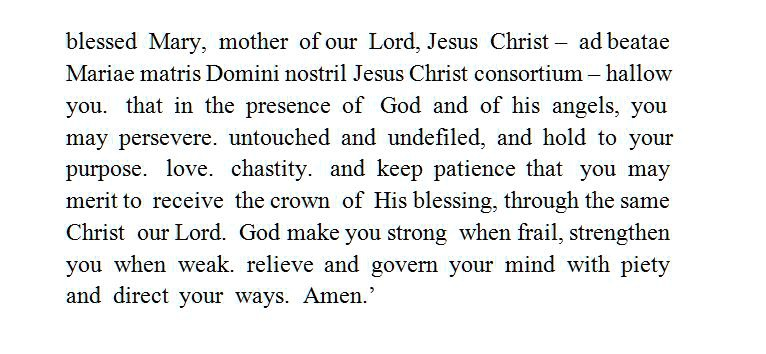
#> input picture image/aug_cleaned/aug_241-shruthi_15.jpeg, 766 x 354 px, found by its file name
$ jupyter execute --allow-errors Deskewing.ipynb   (shell and % lines are left out)
#> lines starting #> are read from the running program, lines starting #| are printed output that depends on the picture
## Rotate images properly

[cell 1]
import cv2
import numpy as np
from skimage import io
from skimage.transform import rotate, AffineTransform, warp
import matplotlib.pyplot as plt
import random
import seaborn as sns
from skimage import img_as_ubyte
import os
import math
from skimage.util import random_noise
from scipy import signal
from sklearn.model_selection import train_test_split
from sklearn.linear_model import LinearRegression

# from tensorflow.keras.models import Model
# from tensorflow.keras.layers import Conv2D, MaxPooling2D, UpSampling2D, Dropout, BatchNormalization, Input
# from tensorflow.keras.callbacks import EarlyStopping

sns.set()

#> (a cell that did not finish here is left out)

#> (a cell that did not finish here is left out)

#> (a cell that did not finish here is left out)

#> (a cell that did not finish here is left out)

#> (a cell that did not finish here is left out)

#> (a cell that did not finish here is left out)

#> (a cell that did not finish here is left out)

[cell 9]
img = cv2.imread(r'image/aug/aug_241-shruthi_15.jpeg')
#> img is the input picture: shape (354, 766, 3); mean B, G, R 236, 236.4, 235.7
#> (the rest of this cell did not finish here and is left out)

[cell 10]
def rotate_img(img):

    gray = cv2.cvtColor(img, cv2.COLOR_BGR2GRAY)
    gray = cv2.bitwise_not(gray)

    thresh = cv2.threshold(gray, 0, 255, cv2.THRESH_BINARY | cv2.THRESH_OTSU)[1]

    coords = np.column_stack(np.where(thresh > 0))
    angle = cv2.minAreaRect(coords)[-1]
#     print(angle)

    if angle < -45:
        angle = -(90 + angle)
#         print("Less than -45", angle)
    else:
        angle = -angle
#         print("Greater than -45", angle)

    (h, w) = img.shape[:2]
    center = (w // 2, h // 2)
    M = cv2.getRotationMatrix2D(center, angle, 1.0)
    rotated = cv2.warpAffine(img, M, (w, h), flags=cv2.INTER_CUBIC, borderMode=cv2.BORDER_REPLICATE)
    plt.imshow(rotated)
    plt.show()

    return rotated

## GrayScale conversion

[cell 11]
img_paths=os.listdir('image/train_cleaned')
img_paths=['image/train_cleaned/'+x for x in img_paths]

cleaned_img=[cv2.imread(x, cv2.IMREAD_GRAYSCALE) for x in img_paths]
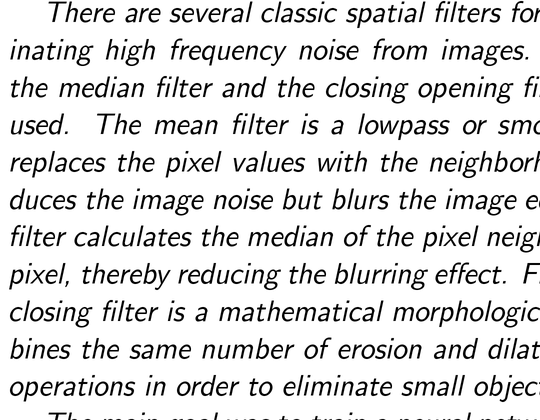
#> input picture image/train_cleaned/102.png, 540 x 420 px
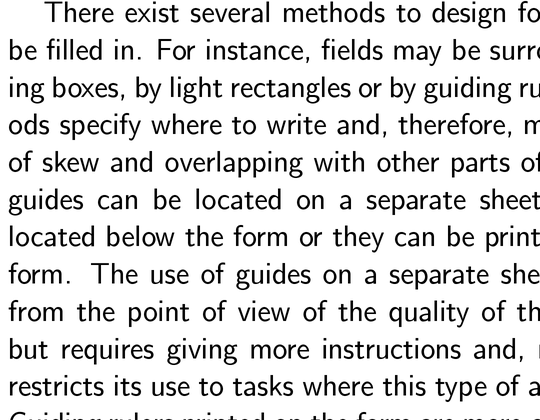
#> input picture image/train_cleaned/110.png, 540 x 420 px
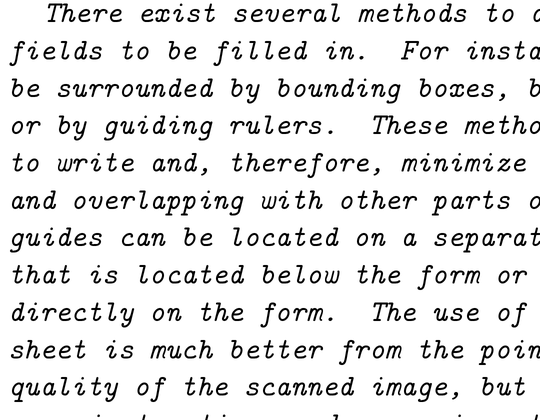
#> input picture image/train_cleaned/122.png, 540 x 420 px
#> cleaned_img = 3 items
print(type(cleaned_img), len(cleaned_img))
#| <class 'list'> 3

#> (a cell that did not finish here is left out)

[cell 13]
def process_image(path):
#> called with path = 'image/train_cleaned/102.png'
    img = cv2.imread(path)
#> img is the input picture: shape (420, 540, 3); min 0, max 255, mean 223
    img = np.asarray(img, dtype="float32")
#     print(img)
    img = cv2.resize(img, (540, 500))
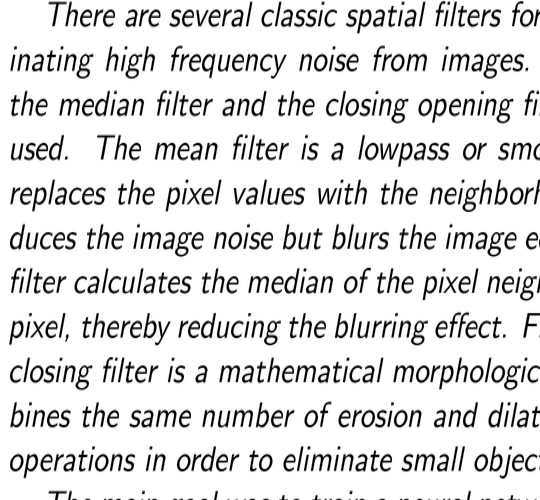
#> img: shape (500, 540, 3) float32; min 0, max 255, mean 222.9
    img = cv2.cvtColor(img, cv2.COLOR_BGR2GRAY)
#> img: shape (500, 540) float32
#     print("Image after resizing and converting to grayscale", img)
    img = img/255.0
    img = np.reshape(img, (500, 540, 1))

    return img

[cell 14]
original_image = []
original_path = 'image/train/'
#> (the rest of this cell did not finish here and is left out)

#> (a cell that did not finish here is left out)

[cell 16]
train_cleaned = []
traincleaned_path = 'image/train_cleaned/'
for im in os.listdir(traincleaned_path):  # read image name from folder and append its path into "images" array
    filename = (os.path.join(traincleaned_path,im))
    if(filename.endswith('.txt')==False):
#         print(filename)
        train_cleaned.append(process_image(filename))

[cell 17]
print(len(train_cleaned),train_cleaned[0].shape)
#| 3 (500, 540, 1)
